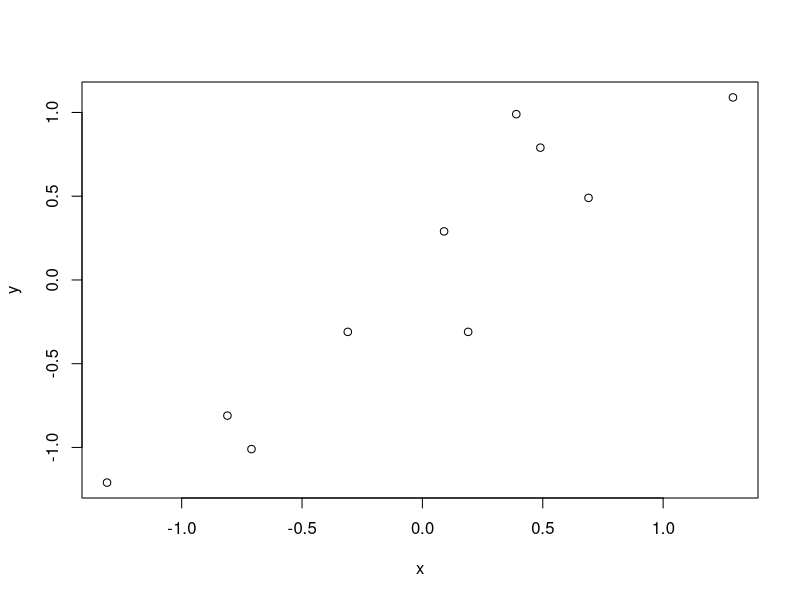
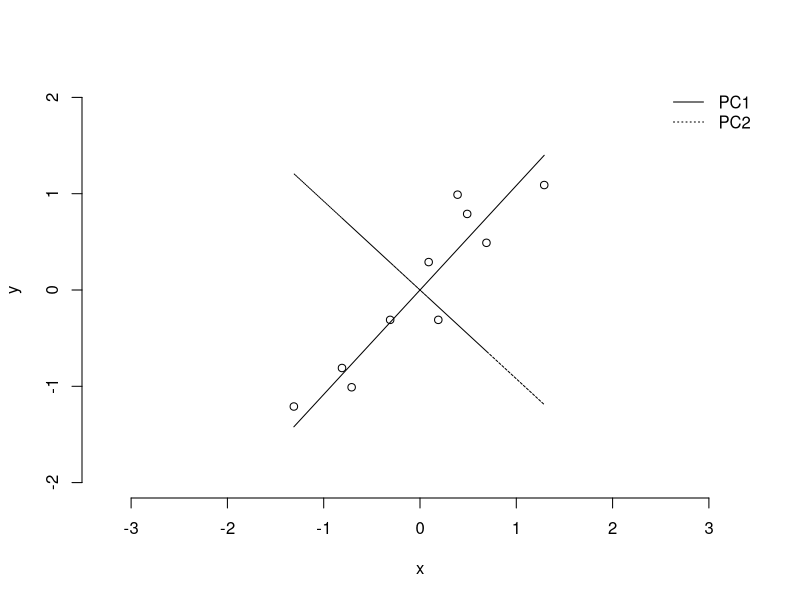
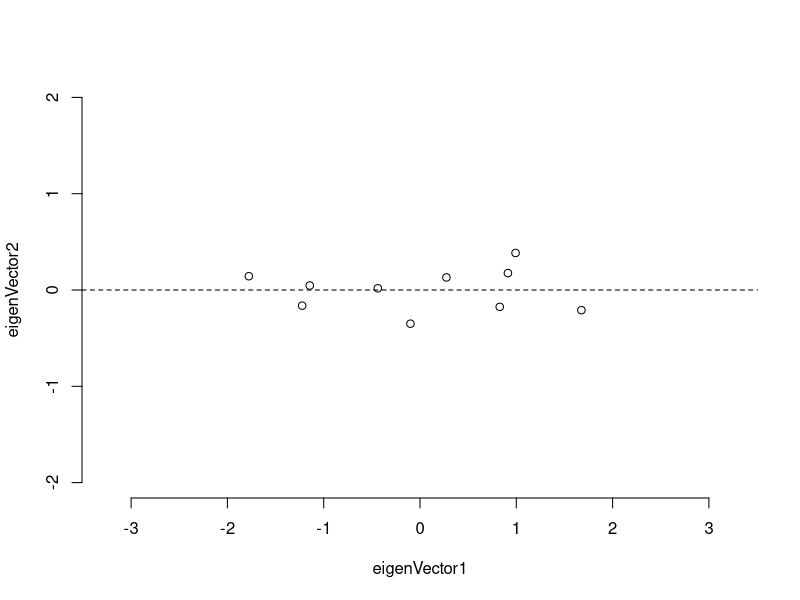
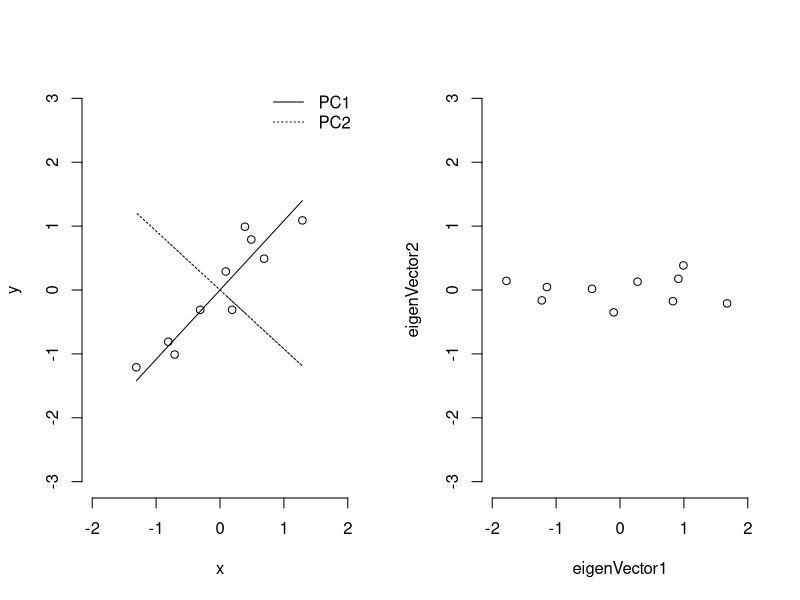
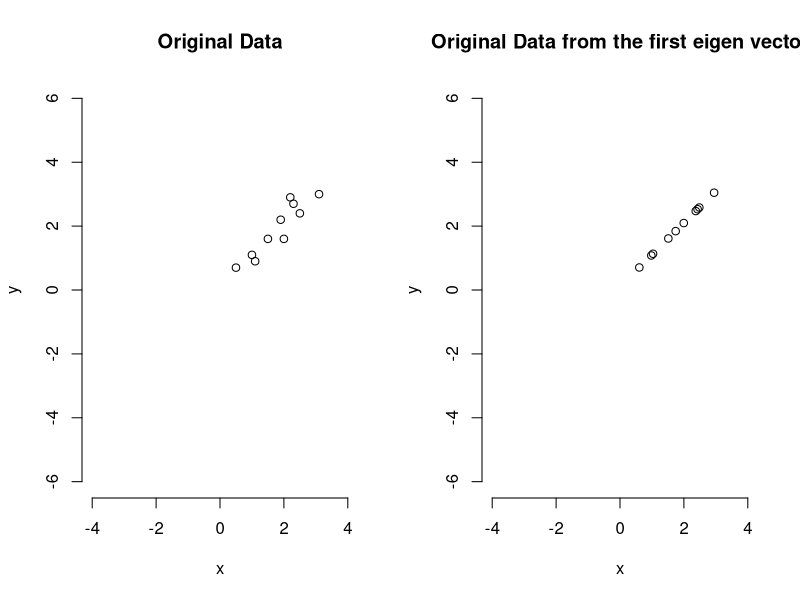

R code for these plots, in order:
###################################################
# R code on a tutorial on PCA by Lindsay I Smith  #
###################################################

#1.get the data with two dimensions (x and y)
x<-c(2.5,0.5,2.2,1.9,3.1,2.3,2,1,1.5,1.1)
y<-c(2.4,0.7,2.9,2.2,3.0,2.7,1.6,1.1,1.6,0.9)
data <- cbind(x,y)
head(data)

#2.means substraction
adjustedData <- scale(data, scale=FALSE)
head(adjustedData)

#plot the data
plot(adjustedData)

#3.calculate the covariance matrix
covMat <- cov(adjustedData)

#4. compute eigen vector 
eigenMat <- eigen(covMat)
eigenVect <- eigenMat$vectors
eigenVal <- eigenMat$values

#check if the eigenvectors with the length of 1 (unit vector)
length_1vect <- sqrt(0.6778734^2+0.7351787^2)
length_2vect <- sqrt(0.7351787^2 + 0.6778734^2)

#plot the data with eigen vectors
plot(adjustedData, xlim=c(-2,2), ylim=c(-2,2), asp=1, frame=FALSE)
lines(adjustedData[,"x"], eigenVect[2,1]/eigenVect[1,1]*adjustedData[,"x"],
      lty = 1)
lines(adjustedData[,"x"], eigenVect[2,2]/eigenVect[1,2]*adjustedData[,"x"],
      lty = 3)
legend("topright",c('PC1', 'PC2'), lty=c(1,3), box.lwd=0)

#get the final data in terms of eigen vectors1 and 2
finaldata <- t(eigenVect)%*%t(adjustedData)
finaldata
plot(finaldata[1,], finaldata[2,], asp =1, xlim=c(-2,2), ylim=c(-2,2),
     xlab='eigenVector1', ylab='eigenVector2', frame=FALSE)
abline(h=0, lty=2)

#get the final data in term of only eigen vector1
finaldata_vect1 <- t(eigenVect[,1])%*%t(adjustedData)
finaldata_vect1

#plot before and after PCA transformation
par(mfrow=c(1,2))

#original data with two eigen vectors
plot(adjustedData, asp=1, xlim=c(-2,2), ylim=c(-2,2),
     xlab='x', ylab='y', frame=FALSE)
lines(adjustedData[,"x"], eigenVect[2,1]/eigenVect[1,1]*adjustedData[,"x"], 
      lty = 1)
lines(adjustedData[,"x"], eigenVect[2,2]/eigenVect[1,2]*adjustedData[,"x"], 
      lty = 3)
legend("topright",c('PC1', 'PC2'), lty=c(1,3), box.lwd=0)

# transfomed data
plot(finaldata[1,], finaldata[2,], asp =1, xlim=c(-2,2), ylim=c(-2,2),
     xlab='eigenVector1', ylab='eigenVector2', frame=FALSE)

#get the data (mean-adjusted) back using both vectors!
rowDataAdjust <- t(t(eigenVect)) %*% finaldata
orig_mean <- matrix(c(1.81,1.91))
rowDataAdjust_1 <- rowDataAdjust[1,]+1.81
rowDataAdjust_2 <- rowDataAdjust[2,]+1.91
rowDataAdjust <- rbind(rowDataAdjust_1, rowDataAdjust_2)
rowDataAdjust <- t(rowDataAdjust)

#get the data back using only the first eigen vector
rowDataAdjust_vect1 <- t(t(eigenVect[,1])) %*% finaldata_vect1
rowDataAdjust_vect1_1 <- rowDataAdjust_vect1[1,] + 1.81
rowDataAdjust_vect1_2 <- rowDataAdjust_vect1[1,] + 1.91
rowDataAdjust_vect1 <- rbind(rowDataAdjust_vect1_1, rowDataAdjust_vect1_2)
rowDataAdjust_vect1 <- t(rowDataAdjust_vect1)

#compare the data from original and the one with only from first eigen vector
par(mfrow=c(1,2))
plot(rowDataAdjust, asp =1, xlim=c(-4,4), ylim=c(-4,4),
     xlab='x', ylab='y', frame=FALSE)
title(main='Original Data')

plot(rowDataAdjust_vect1, asp =1, xlim=c(-4,4), ylim=c(-4,4),
     xlab='x', ylab='y', frame=FALSE)
title(main='Original Data from the first eigen vector')